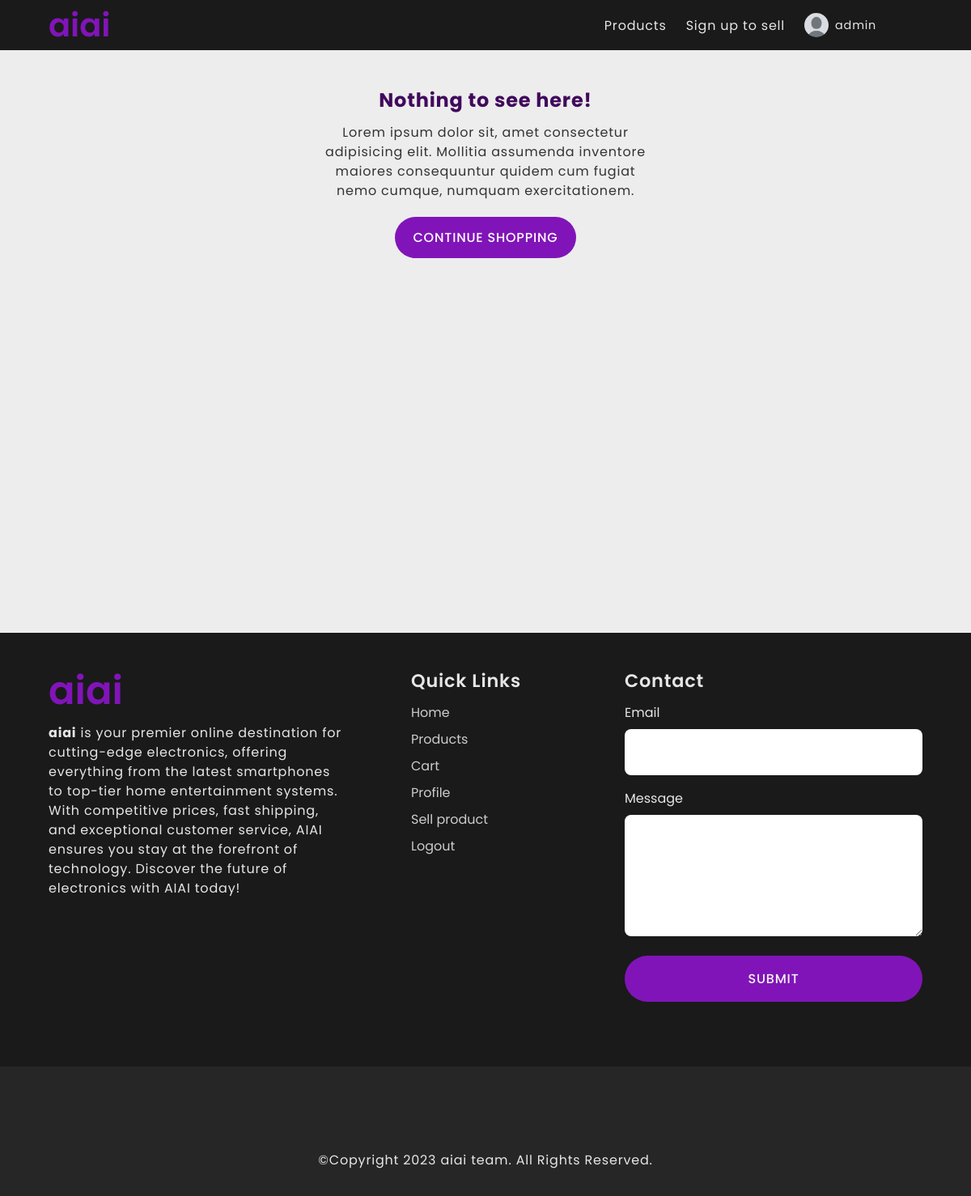
The page /order/history/ (signed in) on the database as committed earlier.
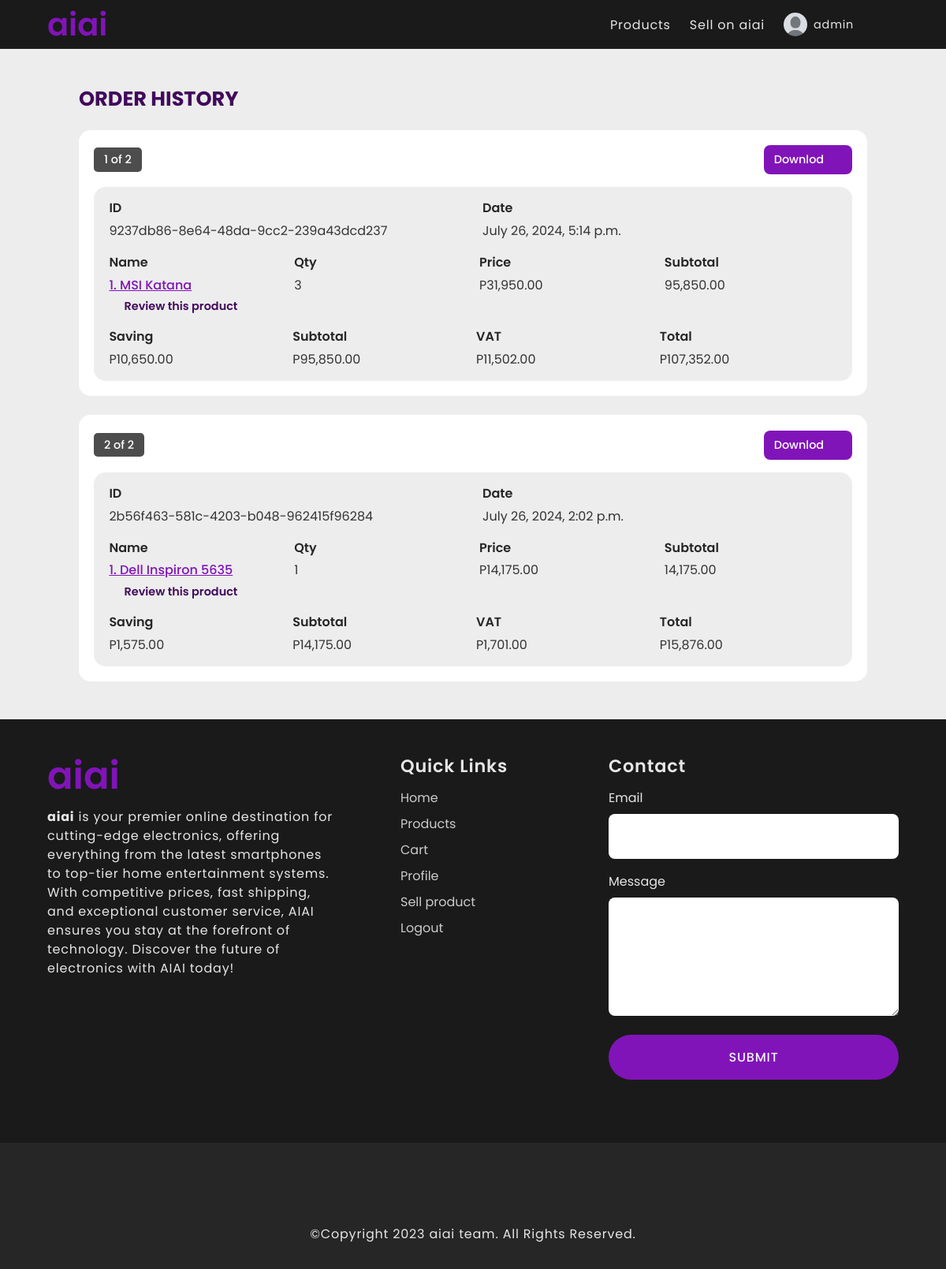
The same page on the database as committed later.
### users/models.py (models this page shows, shortened)
class UserProfile(models.Model):
    user = models.OneToOneField(User, on_delete=models.CASCADE, null=True, blank=True)
    profile_image = models.ImageField(upload_to='profile_images', default='profile_images/default_iamge.webp')
    user_name = models.CharField(max_length=50)
    first_name = models.CharField(max_length=50)
    last_name = models.CharField(max_length=100)
    email = models.EmailField(max_length=100)

### products/models.py (models this page shows, shortened)
class Receipt(models.Model):
    id = models.UUIDField(
        primary_key=True,
        default=uuid.uuid4,
        editable=False
    )
    checkout = models.ForeignKey(Checkout, on_delete=models.PROTECT)
    customer = models.ForeignKey(User, on_delete=models.PROTECT)
    created = models.DateTimeField(auto_now_add=True)
    receipt_sent_date = models.DateTimeField(null=True)
    sent = models.BooleanField(default=False)
    saving = models.CharField(max_length=100, blank=True, null=True)
    sub_total = models.CharField(max_length=100, null=True, blank=True)
    tax = models.CharField(max_length=100, null=True, blank=True)
    total = models.CharField(max_length=100, null=True, blank=True)
    checkout_summary = models.FileField(upload_to='checkout_summary', null=True, blank=True)
    class Meta:
        ordering = ['-receipt_sent_date']
        verbose_name_plural = 'Receipts'

class Checkout(models.Model):
    id = models.UUIDField(
        primary_key=True,
        default=uuid.uuid4,
        editable=False
    )
    customer = models.ForeignKey(User, on_delete=models.CASCADE)
    order = models.ManyToManyField(Cart)
    date_created = models.DateTimeField(auto_now_add=True)
    checkout_date = models.DateTimeField(null=True)
    total_amount_due = models.DecimalField(max_digits=10, decimal_places=2, null=True, blank=True)
    open = models.BooleanField(default=True)
    class Meta:
        ordering = ['-open']

class Cart(models.Model):
    id = models.UUIDField(
        primary_key=True,
        default=uuid.uuid4,
        editable=False
    )
    customer = models.ForeignKey(User, on_delete=models.CASCADE, related_name='orders')
    product = models.ForeignKey(Product, on_delete=models.CASCADE)
    ordered_date = models.DateTimeField(auto_now_add=True)
    quantity = models.IntegerField(default=1)
    open = models.BooleanField(default=True)
    def get_order_total(self):
        order_total = None
        if self.product.get_discount_price():
            order_total = round(self.quantity * Decimal(self.product.get_discount_price().replace(',', '')), 2)
        else:
            order_total = round(self.quantity * self.product.price, 2)
        return f'{order_total:,}'
    class Meta:
        ordering = ['-open']

class Product(models.Model):
    id = models.UUIDField(
        primary_key=True,
        default=uuid.uuid4,
        editable=False
    )
    category = models.ForeignKey(Category, on_delete=models.CASCADE, related_name='products')
    sub_category = models.ForeignKey(
        SubCategory, on_delete=models.CASCADE,
        null=True, blank=True, related_name='sub_cat_products'
    )
    name = models.CharField(max_length=50)
    slug = models.SlugField(null=True, blank=True, unique=True)
    brand = models.CharField(max_length=50)
    seller = models.CharField(max_length=50, null=True, blank=True)
    detail = models.TextField()
    price = models.DecimalField(max_digits=10, decimal_places=2)
    created = models.DateTimeField(auto_now_add=True)
    updated = models.DateTimeField(auto_now=True)
    available = models.BooleanField(default=True)
    quantity_sold = models.IntegerField(default=0)
    likes = models.DecimalField(max_digits=5, decimal_places=1, null=True, blank=True)
    def get_absolute_url(self):
        return reverse('products:product-detail', args=[str(self.id)])
    def get_discount_price(self):
        sub_cat = ['entry-level', 'high-end']
        product = Product.objects.get(id=self.id)
        if product.sub_category:
            if product.sub_category.name in sub_cat:
                discount = f'{product.price - (product.price * Decimal(.10)):,.2f}'
                return discount
        return None
    class Meta:
        ordering = ['-created']
        verbose_name_plural = 'Products'

class SubCategory(models.Model):
    category = models.ForeignKey(Category, on_delete=models.CASCADE, null=True, blank=True, related_name='sub_categories')
    name = models.CharField(max_length=100, null=True, blank=True)
    class Meta:
        verbose_name_plural = 'Subcategories'
        ordering = ['category']

### products/views.py (the view, shortened to what this page needs)
# urls.py: path('order/history/', order_history_view, name='order-history'),
@login_required
def order_history_view(request):
    user = request.user
    receipts = Receipt.objects.filter(customer=user)
    context= {'receipts': receipts}
    order_total = []
    for receipt in receipts:
        orders = receipt.checkout.order.all()
        for order in orders:
            order_total.append({'id':order.product.id, 'total':order.get_order_total()})
    context['order_total'] = order_total
    return render(request, 'products/order_history.html', context)

### products/context_processors.py (called while the page is built, shortened)
def create_checkout_summary(request, receipts=None, receipt_id=None):
    return ''

### products/templates/products/order_history.html (shortened to what this page needs)
{% extends 'index.html' %}
{% load static %}
{% load humanize %}
{% block content %}
    <div class="order-history-container">
        {% if not receipts %}
            <div class="no-order-history-content">
                <h3 class="no-order-history-header">Nothing to see here!</h3>
                <p class="no-order-history-text">
                    Lorem ipsum dolor sit, amet consectetur adipisicing elit.
                    Mollitia assumenda inventore maiores consequuntur quidem cum
                    fugiat nemo cumque, numquam exercitationem.
                </p>
                <div class="no-order-history-btn">
                    <a class="no-order-history-continue-shopping" href="{% url 'products:product-list' %}">Continue Shopping</a>
                </div>
            </div>
        {% else %}
        <div class="order-history-receipts">
            <h1 class="order-history-receipts-header">Order History</h1>
            {% for receipt in receipts %}
                <div class="receipt">
                    <div class="receipt-counter">
                        <h4>{{ forloop.counter }} of {{ receipts.count }}</h4>
                        <a class="download-receipt-btn" href="{{ receipt.checkout_summary.url }}" download>
                            <span>Downlod</span>
                        </a>
                    </div>
                     <div class="desktop-order-history">
                        <div class="desktop-receipt-info-header-container">
                            <div class="desktop-receipt-info-header">
                                <h4>ID</h4>
                                <h4>Date</h4>
                            </div>
                            <div class="desktop-receipt-info-text">
                                <p class="desktop-receipt-id">{{ receipt.checkout.id }}</p>
                                <p>{{ receipt.created }}</p>
                            </div>
                        </div>
                        <div class="desktop-receipts-container">
                            <div class="desktop-receipts-header">
                                <h4>Name</h4>
                                <h4>Qty</h4>
                                <h4>Price</h4>
                                <h4>Subtotal</h4>
                            </div>
                            {% for order in receipt.checkout.order.all %}
                                <div class="desktop-receipts-product">
                                    <a class="order-receipt-product-name" href="{{ order.product.get_absolute_url }}" target="_blank">
                                        {{ forloop.counter }}. {{ order.product.name }}
                                    </a>
                                    <p>{{ order.quantity }}</p>
                                    {% if order.product.get_discount_price %}
                                        <p>P{{ order.product.get_discount_price }}</p>
                                    {% else %}
                                        <p>P{{ order.product.price|intcomma }}</p>
                                    {% endif %}
                                    <p class="receipt-order-total">{{ order.get_order_total }}</p>
                                    <a class="review-product" href="{% url 'products:product-review' order.product.id %}">
                                        <i class="fas fa-arrow-left"></i>
                                        <span>Review this product</span>
                                    </a>
                                </div>
                            {% endfor %}
                        </div>
                        <div class="desktop-receipts-amount-paid-container">
                            <div class="desktop-receipts-amount-paid">
                                <h4>Saving</h4>
                                <h4>Subtotal</h4>
                                <h4>VAT</h4>
                                <h4>Total</h4>
                            </div>
                            <div class="dekstop-receipts-amount-paid-text">
                                {% if receipt.saving %}
                                    <p>P{{ receipt.saving }}</p>
                                {% else %}
                                    <p>n/a</p>
                                {% endif %}
                                <p>P{{ receipt.sub_total }}</p>
                                <p>P{{ receipt.tax }}</p>
                                <p>P{{ receipt.total }}</p>
                            </div>
                        </div>
                    </div>
                </div>
            {% endfor %}
        </div>
        {% endif %}
    </div>
{% endblock content %}

### templates/index.html (shortened to what this page needs)
{% load static %}
<!DOCTYPE html>
<html lang="en">
<head>
    <link rel="stylesheet" href="{% static 'css/fontawesome6/css/all.min.css' %}">
    <link rel="stylesheet" type='text/css' href="{% static 'css/style.css' %}">
    <link rel="stylesheet" type="text/css" href="{% static 'products/css/products.css' %}">
    <link rel="stylesheet" type="text/css" href="{% static 'users/css/users.css' %}">
    <link rel="stylesheet" type="text/css" href="{% static 'sellers/css/sellers.css' %}">
</head>
<body id="body">
        {% block navbar %}
            <header id="header">
                {% include 'navbar.html' %}
            </header>
        {% endblock navbar%}
    <main>
        <div class="content-wrapper">
            {% block content %}
            {% endblock content %}
        </div>
    </main>
    {% block footer %}
        {% include 'footer.html' %}
    {% endblock footer %}
</body>
</html>

### templates/navbar.html (shortened to what this page needs)
{% load static %}
<div id="nav" class="nav-bar-wrapper">
    <a class="brand-name" href="{% url 'products:product-home' %}">
        aiai
    </a>
    {% with request.resolver_match.url_name as url_name %}
        <nav class="nav-links">
            <a class="nav-link {% if url_name == 'product-list' %}active-nav-link{% endif %}" href="{% url 'products:product-list' %}">Products</a>
            {% if not request.user.is_authenticated %}
                <a class="nav-link {% if url_name == 'user-login' %}active-nav-link{% endif %}" href="{% url 'users:user-login' %}">Login</a>
                <a class="nav-link {% if url_name == 'user-register' %}active-nav-link{% endif %}" href="{% url 'users:user-register' %}">Register</a>
            {% else %}
                {% if request.user.seller %}
                    <a class="nav-link {% if url_name == 'product-create' %}active-nav-link{% endif %}" href="{% url 'sellers:product-create' %}">Sell on aiai</a>
                {% else %}
                    <a class="nav-link {% if url_name == 'seller-signup' %}active-nav-link{% endif %}" href="{% url 'sellers:seller-register' %}">Sign up to sell</a>
                {% endif %}
                <div class="logged-in-user-nav-link-container">
                    <div class="toggle-user-navbar">
                        <img class="logged-in-navbar-user-profile-img" src="{{request.user.userprofile.profile_image.url}}" alt="">
                        <p class="logged-in-navbar-username">{{ request.user.username }}</p>
                        <button class="toggle-user-nav-links-btn open-user-navlinks-btn">
                            <i class="fas fa-chevron-down"></i>
                        </button>
                    </div>
                </div>
            {% endif %}
            <button type="button" class="nav-link nav-link-search-button search-btn">
                <i class="fas fa-search"></i>
            </button>
        </nav>
    {% endwith %}
</div>

### templates/footer.html (shortened to what this page needs)
<footer id="footer" class="footer-wrapper">
    <div class="footer-contents-1">
        <div class="footer-content-brand">
            <a class="about-brand-name" href="{% url 'products:product-home' %}">
                aiai
            </a>
            <p class="footer-brand-text">
                <strong>aiai</strong> is your premier online destination for cutting-edge electronics,
                offering everything from the latest smartphones to top-tier home
                entertainment systems. With competitive prices, fast shipping,
                and exceptional customer service, AIAI ensures you stay at the forefront of
                technology. Discover the future of electronics with AIAI today!
            </p>
        </div>
        <div class="footer-quick-links-container">
            <h2 class="footer-quick-links-header">Quick Links</h2>
            <nav class="footer-quick-links">
                <a class="footer-quick-link" href="{% url 'products:product-home' %}">Home</a>
                <a class="footer-quick-link" href="{% url 'products:product-list' %}">Products</a>
                {% if request.user.is_authenticated %}
                    <a class="footer-quick-link" href="{% url 'products:product-cart' %}">Cart</a>
                    <a class="footer-quick-link" href="{% url 'users:user-profile' %}">Profile</a>
                    <a class="footer-quick-link" href="{% url 'sellers:seller-register' %}">Sell product</a>
                    <a class="footer-quick-link" href="{% url 'users:user-logout' %}">Logout</a>
                {% else %}
                    <a class="footer-quick-link" href="{% url 'users:user-register' %}">Register</a>
                    <a class="footer-quick-link" href="{% url 'users:user-login' %}">Login</a>
                {% endif %}
            </nav>
        </div>
        <div class="footer-contact-container">
            <h2 class="footer-contact-header">Contact</h2>
            <form class="message-form" action="{% url 'users:user-message' %}" method="POST">
                <div class="footer-contact-form-input-container">
                    <label for="email">Email</label>
                    <input id="email" name='email' type='email' required>
                </div>
                <div class="footer-contact-form-input-container">
                    <label for="message">Message</label>
                    <textarea id="message" name="message" id="" cols="30" rows="10" required></textarea>
                </div>
                <button type="submit">Submit</button>
            </form>
        </div>
    </div>
    <div class="footer-contents-2">
        <div class="footer-social-links">
            <a class="social-link" href="https://github.com/shinhosuck/e-commerce" target="_blank">
                <i class="fa-brands fa-github"></i>
            </a>
            <a class="social-link" href="https://www.linkedin.com/in/eric-anderson-a6b906214/" target="_blank">
                <i class="fa-brands fa-linkedin"></i>
            </a>
        </div>
        <p class="copyright-text">&copyCopyright 2023 aiai team. All Rights Reserved.</p>
    </div>
</footer>

Rows that differ between the two databases and show on the page:
added Receipt: count "2", checkout.id "9237db86-8e64-48da-9cc2-239a43dcd237", created "July 26, 2024, 5:14 p.m.", saving "10,650.00", sub_total "95,850.00", tax "11,502.00", total "107,352.00"
added Cart: product.name "MSI Katana", quantity "3", product.get_discount_price "31,950.00", get_order_total "95,850.00", shown under "2"
added Receipt: count "2", checkout.id "2b56f463-581c-4203-b048-962415f96284", created "July 26, 2024, 2:02 p.m.", saving "1,575.00", sub_total "14,175.00", tax "1,701.00", total "15,876.00"
added Cart: product.name "Dell Inspiron 5635", quantity "1", product.get_discount_price "14,175.00", get_order_total "14,175.00", shown under "2"
Other text that changed with them:
text no longer shown: "Sign up to sell Nothing to see here! Lorem ipsum dolor sit, amet consectetur adipisicing elit. Mollitia assumenda inventore maiores consequuntur quidem cum fugiat nemo cumque, numquam exercitationem. CONTINUE SHOPPING"
text now shown: "Sell on aiai ORDER HISTORY"
